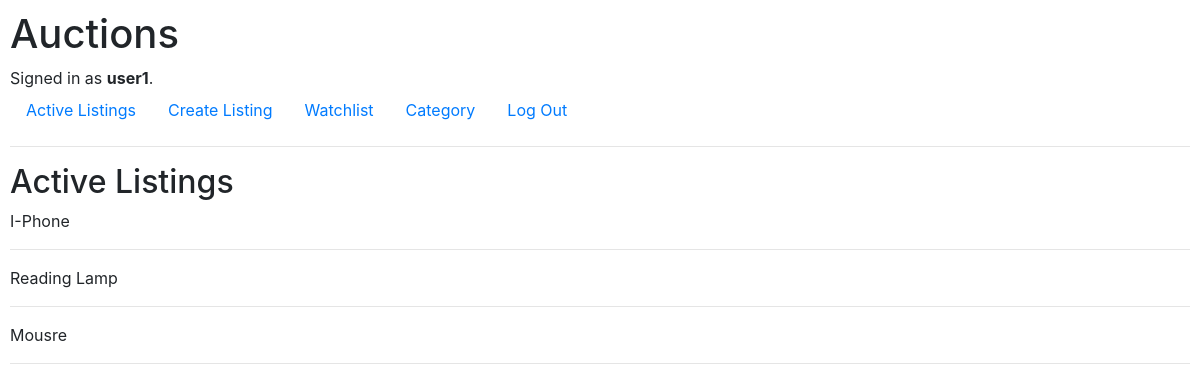
/category_list/Electronics (signed in), run on the app's committed database.
### auctions/models.py (models this page shows, shortened)
class User(AbstractUser):
    pass

class AuctionListings(models.Model):
    item_name = models.CharField(max_length=100)
    item_description = models.TextField(default='')
    item_price = models.DecimalField(max_digits=8, decimal_places=2)
    date_created = models.DateField(default=datetime.now, blank=False)
    item_image = models.ImageField(default='default.jpg', upload_to='listing_img')
    item_url = models.URLField(blank=True)
    category = models.CharField(max_length=100, choices=CATEGORY_CHOICES, default='default')
    is_active = models.BooleanField(default=True)
    is_closed = models.BooleanField(default=False)
    user = models.ForeignKey(User, on_delete=models.CASCADE)
    def __str__(self):
        return f'{self.user} created {self.item_name}'

### auctions/views.py (the view)
# urls.py: path("category_list/<str:name>", views.category_list, name="category_list"),
@login_required
def category_list(request, name):
    category_item = AuctionListings.objects.filter(category=name, is_active=True)
    print('CAT:', category_item)
    return render(request, "auctions/cat_item.html", {
        'caegory_item': category_item
    })

### auctions/templates/auctions/cat_item.html
{% extends "auctions/layout.html" %}
{% block body %}
    <h2>Active Listings</h2>
    {% for item in caegory_item %}
        <div>
                {{ item.item_name }}
        </div>
        <hr>
        {% empty %}
        <h5> No Item in this category </h5>
    {% endfor %}
{% endblock %}

### auctions/templates/auctions/layout.html (shortened to what this page needs)
{% load static %}
<!DOCTYPE html>
<html lang="en">
    <head>
        <link rel="stylesheet" href="https://stackpath.bootstrapcdn.com/bootstrap/4.4.1/css/bootstrap.min.css">
        <link href="{% static 'auctions/styles.css' %}" rel="stylesheet">
    </head>
    <body>
        <h1>Auctions</h1>
        <div>
            {% if user.is_authenticated %}
                Signed in as <strong>{{ user.username }}</strong>.
            {% else %}
                Not signed in.
            {% endif %}
        </div>
        <ul class="nav">
            <li class="nav-item">
                <a class="nav-link" href="{% url 'index' %}">Active Listings</a>
            </li>
            {% if user.is_authenticated %}
                <li class="nav-item">
                    <a class="nav-link" href="{% url 'create_listing' %}">Create Listing</a>
                </li>
                <li class="nav-item">
                    <a class="nav-link" href="{% url 'watchlist_page' %}">Watchlist</a>
                </li>
                <li class="nav-item">
                    <a class="nav-link" href="{% url 'category' %}">Category</a>
                </li>
                <li class="nav-item">
                    <a class="nav-link" href="{% url 'logout' %}">Log Out</a>
                </li>
            {% endif %}
        </ul>
        <hr>
        {% block body %}
        {% endblock %}
    </body>
</html>

### auctions/static/auctions/styles.css (style rules this page uses)
body { padding: 10px; }

### data on the page
User: username "user1"
AuctionListings: item_name "I-Phone"
AuctionListings: item_name "Reading Lamp"
AuctionListings: item_name "Mousre"
